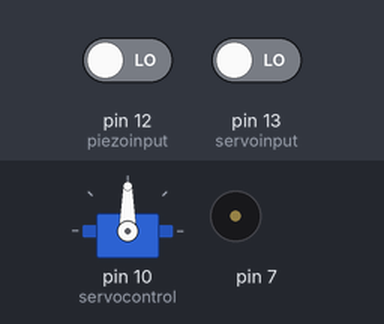
This sketch was run on a simulated Arduino Uno, built with avr-gcc and run on an emulated ATmega328P. Parts: servo, buzzer (waves = sounding). The inputs (shaded band) are chosen by the test bench; at power-on: pin 13 (servoinput) LOW, pin 12 (piezoinput) LOW. Random numbers use the default seed unless the sketch sets one.

Above: at 1.2 s.
1.3 s: pin 13 (servoinput) driven HIGH
At 2.15 s:
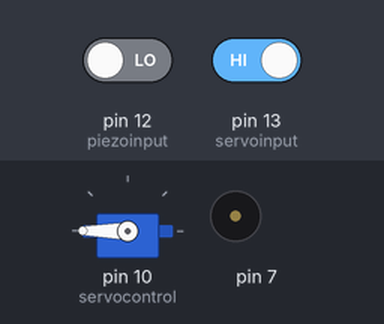
4.3 s: pin 12 (piezoinput) driven HIGH
At 4.84 s:
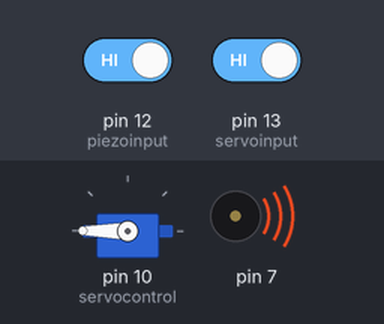
7.3 s: pin 12 (piezoinput) driven LOW
At 7.86 s:
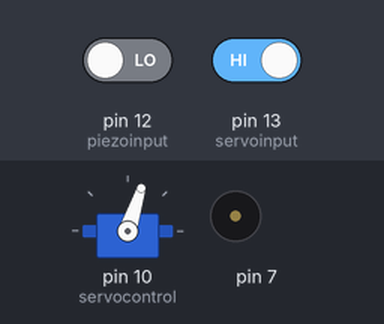
10.3 s: pin 12 (piezoinput) driven HIGH
At 11.22 s:
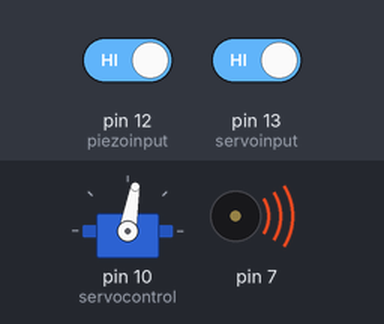
13.3 s: pin 13 (servoinput) driven LOW
Timing chart, 0 to 15.8 s (numbered marks = the images above; inputs shaded):
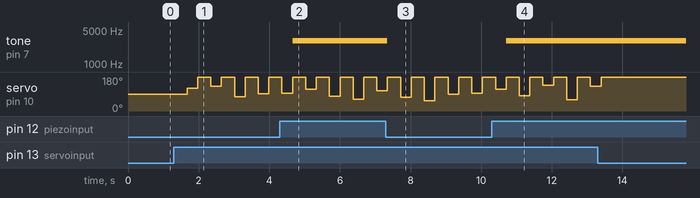

Measured:
- after the input at 1.3 s, servo on pin 10 (servocontrol): 90° → 120° after 0.37 s, → 180° 0.30 s later, → 132° 0.37 s later, → 180° 0.30 s later, … (8 changes in this stretch)
- after the input at 4.3 s, tone on pin 7: silent → 3000 Hz after 0.36 s
- after the input at 7.3 s, tone on pin 7: 3000 Hz → silent after 0.05 s
- after the input at 10.3 s, tone on pin 7: silent → 3000 Hz after 0.41 s

The sketch:

Servo_control_2port_angdist.ino
```cpp
#include<Servo.h>
#include <Math.h>
Servo servocontrol;
const int servoinput = 13;
const int piezoinput = 12;

int i;
int pulse;                           // Initilize an int to store the value of one pulse(HIGH == 1; LOW == 0)
int state = 0;
int bitnum = 8;
int bitcode[8];                      // Initialize an int array to store the values of 8 pulses

int pulsetime = 41;                  // Initialize the pulse duration, it tells arduino how long to wait
// until the next pulse come
int Msteps = 0;                      // Initialize an int to offer the micro stepper options about what
// degree to go
int jitterSteps;
int Mdif = 8;
int MdelayT = 5000;
int sound;

void setup() {
  // put your setup code here, to run once:
  pinMode(servoinput, INPUT);
  pinMode(piezoinput, INPUT);
  servocontrol.attach(10);
}

void loop() {
  // put your main code here, to run repeatedly:

  sound = digitalRead(piezoinput);
  if (sound == HIGH)
  {
    tone(7,3000);
  }
  else
  {
    noTone(7);
  }

  pulse = digitalRead(servoinput);
  if (pulse == HIGH)
  {
    state = 1;
  }
  else
  {
    state = 0;
  }

  if (state == 1)
  {

    delay(pulsetime);
    for (i = 0; i < bitnum; i = i + 1)
    {
      pulse = digitalRead(servoinput);
      if (pulse == HIGH)
      {
        bitcode[i] = 1;
      }
      else
      {
        bitcode[i] = 0;
      }
      delay(pulsetime);
    }

    Msteps = 0;                                  // Transfer the 8 bit code to a integer
    for (i = 0; i < bitnum; i = i + 1)
    {
      Msteps = bitcode[i] * (pow(2, i) + 0.1) + Msteps;
    }

    jitterSteps = random(45, 135);
    servocontrol.write(jitterSteps + Mdif);
    delay(300);
    servocontrol.write(Msteps + Mdif);
//    delay(MdelayT);
//    servocontrol.write(90 + Mdif);
  }
  else
  {
    return;
  }
}
```
